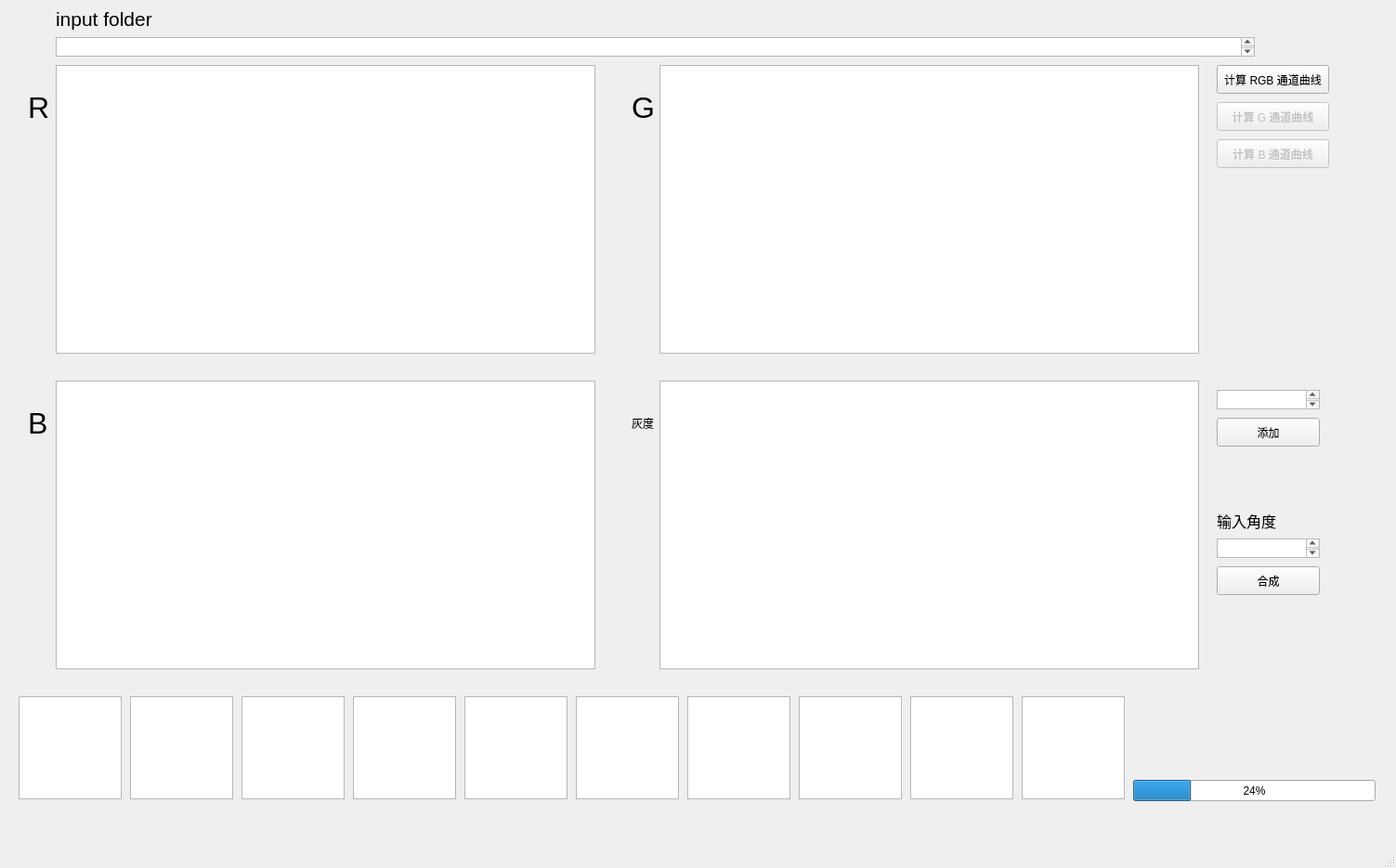
<?xml version="1.0" encoding="UTF-8"?>
<ui version="4.0">
 <class>MainWindow</class>
 <widget class="QMainWindow" name="MainWindow">
  <property name="geometry">
   <rect>
    <x>0</x>
    <y>0</y>
    <width>1503</width>
    <height>935</height>
   </rect>
  </property>
  <property name="windowTitle">
   <string>MainWindow</string>
  </property>
  <widget class="QWidget" name="centralwidget">
   <widget class="QGraphicsView" name="photo_show0">
    <property name="enabled">
     <bool>true</bool>
    </property>
    <property name="geometry">
     <rect>
      <x>20</x>
      <y>750</y>
      <width>111</width>
      <height>111</height>
     </rect>
    </property>
   </widget>
   <widget class="QLabel" name="label">
    <property name="geometry">
     <rect>
      <x>30</x>
      <y>70</y>
      <width>31</width>
      <height>91</height>
     </rect>
    </property>
    <property name="font">
     <font>
      <pointsize>24</pointsize>
     </font>
    </property>
    <property name="text">
     <string>R</string>
    </property>
   </widget>
   <widget class="QPushButton" name="pushButton">
    <property name="geometry">
     <rect>
      <x>1310</x>
      <y>70</y>
      <width>121</width>
      <height>31</height>
     </rect>
    </property>
    <property name="text">
     <string>计算 RGB 通道曲线</string>
    </property>
   </widget>
   <widget class="QGraphicsView" name="photo_show1">
    <property name="enabled">
     <bool>true</bool>
    </property>
    <property name="geometry">
     <rect>
      <x>140</x>
      <y>750</y>
      <width>111</width>
      <height>111</height>
     </rect>
    </property>
   </widget>
   <widget class="QGraphicsView" name="photo_show2">
    <property name="enabled">
     <bool>true</bool>
    </property>
    <property name="geometry">
     <rect>
      <x>260</x>
      <y>750</y>
      <width>111</width>
      <height>111</height>
     </rect>
    </property>
   </widget>
   <widget class="QGraphicsView" name="photo_show3">
    <property name="enabled">
     <bool>true</bool>
    </property>
    <property name="geometry">
     <rect>
      <x>380</x>
      <y>750</y>
      <width>111</width>
      <height>111</height>
     </rect>
    </property>
   </widget>
   <widget class="QGraphicsView" name="photo_show4">
    <property name="enabled">
     <bool>true</bool>
    </property>
    <property name="geometry">
     <rect>
      <x>500</x>
      <y>750</y>
      <width>111</width>
      <height>111</height>
     </rect>
    </property>
   </widget>
   <widget class="QGraphicsView" name="photo_show5">
    <property name="enabled">
     <bool>true</bool>
    </property>
    <property name="geometry">
     <rect>
      <x>620</x>
      <y>750</y>
      <width>111</width>
      <height>111</height>
     </rect>
    </property>
   </widget>
   <widget class="QGraphicsView" name="photo_show6">
    <property name="enabled">
     <bool>true</bool>
    </property>
    <property name="geometry">
     <rect>
      <x>740</x>
      <y>750</y>
      <width>111</width>
      <height>111</height>
     </rect>
    </property>
   </widget>
   <widget class="QGraphicsView" name="photo_show7">
    <property name="enabled">
     <bool>true</bool>
    </property>
    <property name="geometry">
     <rect>
      <x>860</x>
      <y>750</y>
      <width>111</width>
      <height>111</height>
     </rect>
    </property>
   </widget>
   <widget class="QGraphicsView" name="photo_show8">
    <property name="enabled">
     <bool>true</bool>
    </property>
    <property name="geometry">
     <rect>
      <x>980</x>
      <y>750</y>
      <width>111</width>
      <height>111</height>
     </rect>
    </property>
   </widget>
   <widget class="QGraphicsView" name="photo_show9">
    <property name="enabled">
     <bool>true</bool>
    </property>
    <property name="geometry">
     <rect>
      <x>1100</x>
      <y>750</y>
      <width>111</width>
      <height>111</height>
     </rect>
    </property>
   </widget>
   <widget class="QChartView" name="data_r">
    <property name="geometry">
     <rect>
      <x>60</x>
      <y>70</y>
      <width>581</width>
      <height>311</height>
     </rect>
    </property>
   </widget>
   <widget class="QTextEdit" name="path_folder">
    <property name="geometry">
     <rect>
      <x>60</x>
      <y>40</y>
      <width>1291</width>
      <height>21</height>
     </rect>
    </property>
   </widget>
   <widget class="QLabel" name="label_2">
    <property name="geometry">
     <rect>
      <x>60</x>
      <y>0</y>
      <width>191</width>
      <height>41</height>
     </rect>
    </property>
    <property name="font">
     <font>
      <pointsize>16</pointsize>
     </font>
    </property>
    <property name="text">
     <string>input folder</string>
    </property>
   </widget>
   <widget class="QProgressBar" name="progressBar_0">
    <property name="geometry">
     <rect>
      <x>1220</x>
      <y>840</y>
      <width>261</width>
      <height>23</height>
     </rect>
    </property>
    <property name="value">
     <number>24</number>
    </property>
   </widget>
   <widget class="QChartView" name="data_g">
    <property name="geometry">
     <rect>
      <x>710</x>
      <y>70</y>
      <width>581</width>
      <height>311</height>
     </rect>
    </property>
   </widget>
   <widget class="QChartView" name="data_b">
    <property name="geometry">
     <rect>
      <x>60</x>
      <y>410</y>
      <width>581</width>
      <height>311</height>
     </rect>
    </property>
   </widget>
   <widget class="QChartView" name="data_a">
    <property name="geometry">
     <rect>
      <x>710</x>
      <y>410</y>
      <width>581</width>
      <height>311</height>
     </rect>
    </property>
   </widget>
   <widget class="QLabel" name="label_3">
    <property name="geometry">
     <rect>
      <x>680</x>
      <y>70</y>
      <width>31</width>
      <height>91</height>
     </rect>
    </property>
    <property name="font">
     <font>
      <pointsize>24</pointsize>
     </font>
    </property>
    <property name="text">
     <string>G</string>
    </property>
   </widget>
   <widget class="QLabel" name="label_4">
    <property name="geometry">
     <rect>
      <x>30</x>
      <y>410</y>
      <width>31</width>
      <height>91</height>
     </rect>
    </property>
    <property name="font">
     <font>
      <pointsize>24</pointsize>
     </font>
    </property>
    <property name="text">
     <string>B</string>
    </property>
   </widget>
   <widget class="QLabel" name="label_5">
    <property name="geometry">
     <rect>
      <x>680</x>
      <y>410</y>
      <width>31</width>
      <height>91</height>
     </rect>
    </property>
    <property name="font">
     <font>
      <pointsize>9</pointsize>
     </font>
    </property>
    <property name="text">
     <string>灰度</string>
    </property>
   </widget>
   <widget class="QPushButton" name="pushButton_2">
    <property name="enabled">
     <bool>false</bool>
    </property>
    <property name="geometry">
     <rect>
      <x>1310</x>
      <y>110</y>
      <width>121</width>
      <height>31</height>
     </rect>
    </property>
    <property name="text">
     <string>计算 G 通道曲线</string>
    </property>
   </widget>
   <widget class="QPushButton" name="pushButton_3">
    <property name="enabled">
     <bool>false</bool>
    </property>
    <property name="geometry">
     <rect>
      <x>1310</x>
      <y>150</y>
      <width>121</width>
      <height>31</height>
     </rect>
    </property>
    <property name="text">
     <string>计算 B 通道曲线</string>
    </property>
   </widget>
   <widget class="QTextEdit" name="idx_show">
    <property name="geometry">
     <rect>
      <x>1310</x>
      <y>420</y>
      <width>111</width>
      <height>21</height>
     </rect>
    </property>
   </widget>
   <widget class="QPushButton" name="pushButton_4">
    <property name="geometry">
     <rect>
      <x>1310</x>
      <y>450</y>
      <width>111</width>
      <height>31</height>
     </rect>
    </property>
    <property name="text">
     <string>添加</string>
    </property>
   </widget>
   <widget class="QPushButton" name="pushButton_5">
    <property name="geometry">
     <rect>
      <x>1310</x>
      <y>610</y>
      <width>111</width>
      <height>31</height>
     </rect>
    </property>
    <property name="text">
     <string>合成</string>
    </property>
   </widget>
   <widget class="QTextEdit" name="angle_input">
    <property name="geometry">
     <rect>
      <x>1310</x>
      <y>580</y>
      <width>111</width>
      <height>21</height>
     </rect>
    </property>
   </widget>
   <widget class="QLabel" name="label_6">
    <property name="geometry">
     <rect>
      <x>1310</x>
      <y>540</y>
      <width>191</width>
      <height>41</height>
     </rect>
    </property>
    <property name="font">
     <font>
      <pointsize>12</pointsize>
     </font>
    </property>
    <property name="text">
     <string>输入角度</string>
    </property>
   </widget>
  </widget>
  <widget class="QMenuBar" name="menubar">
   <property name="geometry">
    <rect>
     <x>0</x>
     <y>0</y>
     <width>1503</width>
     <height>21</height>
    </rect>
   </property>
  </widget>
  <widget class="QStatusBar" name="statusbar"/>
 </widget>
 <customwidgets>
  <customwidget>
   <class>QChartView</class>
   <extends>QGraphicsView</extends>
   <header location="global">qchartview.h</header>
  </customwidget>
 </customwidgets>
 <resources/>
 <connections/>
</ui>
